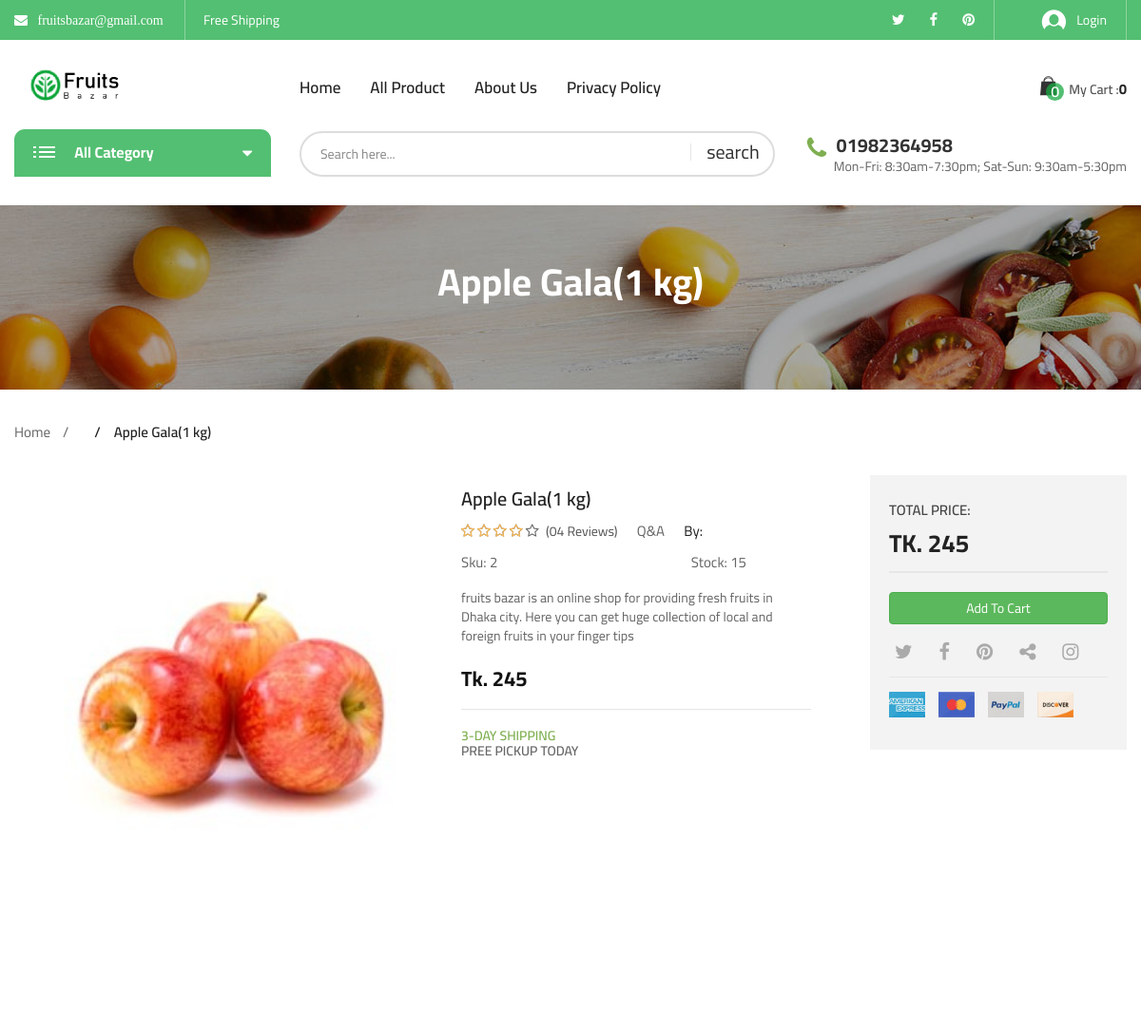
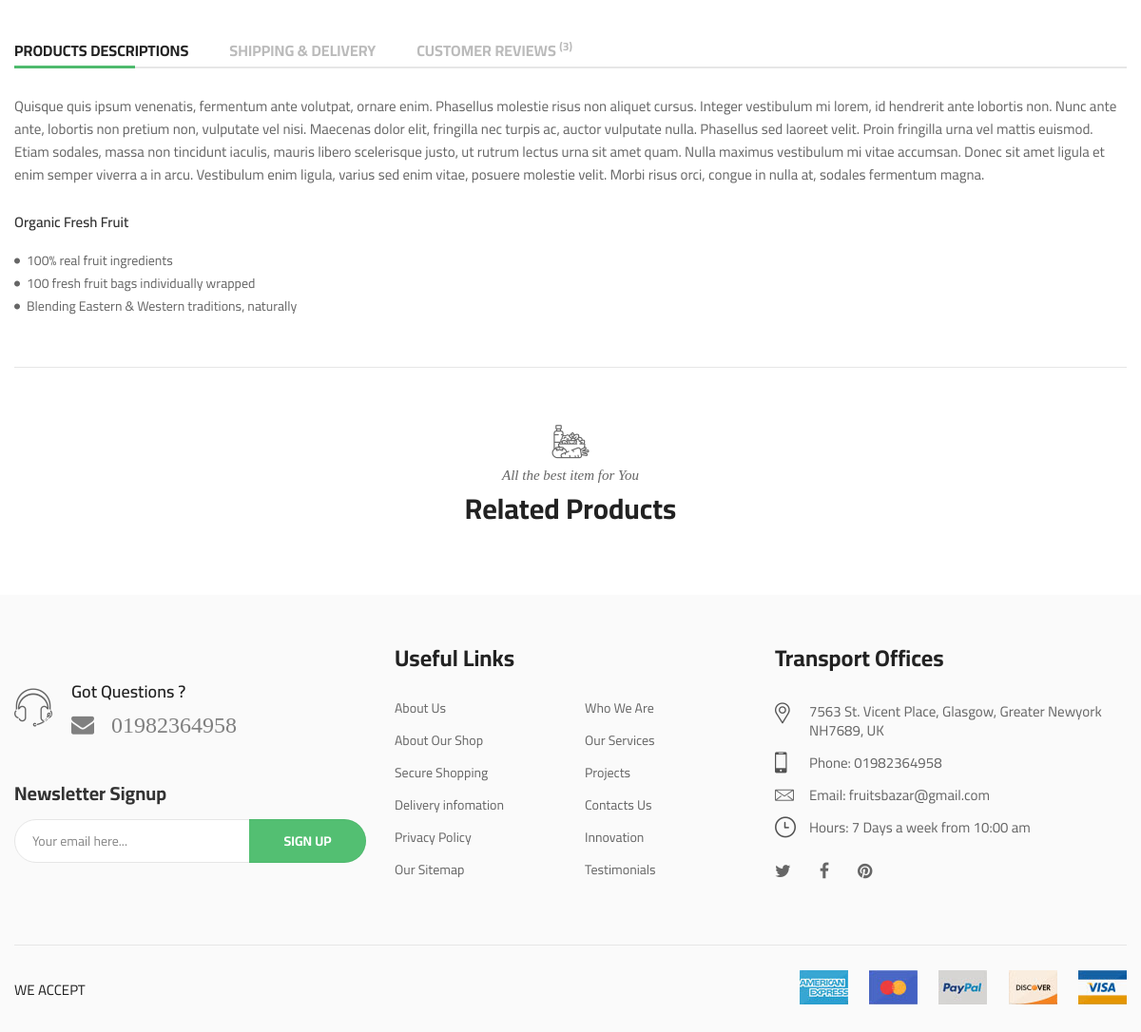
The page /single_product.php?status=singleproduct&&id=2 on the database its author committed (2 pictures, top to bottom).
### tables this page shows
CREATE TABLE `header_info` (
  `id` int(10) NOT NULL,
  `email` varchar(30) NOT NULL,
  `tweeter` varchar(500) NOT NULL,
  `fb_link` varchar(500) NOT NULL,
  `pinterest` varchar(500) NOT NULL,
  `phone` varchar(20) NOT NULL
);

CREATE TABLE `add_logo` (
  `id` int(10) NOT NULL,
  `img` varchar(200) NOT NULL
);

CREATE TABLE `products` (
  `pdt_id` int(255) NOT NULL,
  `pdt_name` varchar(200) NOT NULL,
  `pdt_price` int(255) NOT NULL,
  `pdt_des` varchar(250) NOT NULL,
  `pdt_ctg` int(200) NOT NULL,
  `pdt_img` varchar(250) NOT NULL,
  `product_stock` int(5) NOT NULL,
  `pdt_status` tinyint(5) NOT NULL
);

### single_product.php (the view, shortened to what the rows shown need)
<?php
include_once("admin/class/adminback.php");
$obj = new adminback();
if (isset($_GET['status'])) {
    $pdtId = $_GET['id'];
    if ($_GET['status'] == 'singleproduct') {
        $pdt_info = $obj->display_product_byId($pdtId);
        $pdt_fetch = mysqli_fetch_assoc($pdt_info);
        $pro_datas = array();
        $pro_datas[] = $pdt_fetch;
    }
}
?>
<?php
include_once("includes/head.php");
?>
<body class="biolife-body">
    <header id="header" class="header-area style-01 layout-03">
        <?php
        include_once("includes/header_top.php");
        ?>
        <?php
        include_once("includes/header_middle.php");
        ?>
        <?php
        include_once("includes/header_bottom.php");
        ?>
    </header>
    <div class="page-contain">
        <div id="main-content" class="main-content">
            <div class="hero-section hero-background">
                <h1 class="page-title">
                    <?php
                    foreach ($pro_datas as $pro_data) {
                        echo $pro_data['pdt_name'];
                    }
                    ?>
                </h1>
            </div>
            <div class="container">
                <nav class="biolife-nav">
                    <ul>
                        <li class="nav-item"><span class="current-page">
                                <?php
                                foreach ($pro_datas as $pro_data) {
                                    echo $pro_data['pdt_name'];
                                }
                                ?>
                            </span></li>
                    </ul>
                </nav>
            </div>
            <div class="container">
                <div class="page-contain single-product">
                    <div class="container">
                        <div id="main-content" class="main-content">
                            <?php
                            foreach ($pro_datas as $pro_data) {
                            ?>
                                <div>
                                    <form action="addtocart.php" method="POST">
                                        <div class="sumary-product single-layout">
                                            <div class="media">
                                                <ul class="biolife-carousel slider-for" data-slick='{"arrows":false,"dots":false,"slidesMargin":30,"slidesToShow":1,"slidesToScroll":1,"fade":true,"asNavFor":".slider-nav"}'>
                                                    <li><img src="admin/uploads/<?php echo $pro_data['pdt_img'] ?>" alt="" width="500" height="500"></li>
                                                </ul>
                                            </div>
                                            <div class="product-attribute">
                                                <h3 class="title"><?php echo $pro_data['pdt_name'] ?></h3>
                                                <div class="rating">
                                                    <p class="star-rating"><span class="width-80percent"></span></p>
                                                    <span class="review-count">(04 Reviews)</span>
                                                    <span class="qa-text">Q&A</span>
                                                    <b class="category">By: <?php echo $pro_data['ctg_name'] ?></b>
                                                </div>
                                                <span class="sku">Sku: <?php echo $pro_data['pdt_id'] ?></span>
                                                <span class="stock" style="margin-left: 200px;">Stock: <?php echo $pro_data['product_stock'] ?> </span>
                                                <p class="excerpt"><?php echo $pro_data['pdt_des'] ?></p>
                                                <div class="price">
                                                    <ins><span class="price-amount"><span class="currencySymbol">Tk. </span><?php echo $pro_data['pdt_price'] ?></span></ins>
                                                </div>
                                                <div class="shipping-info">
                                                    <p class="shipping-day">3-Day Shipping</p>
                                                    <p class="for-today">Pree Pickup Today</p>
                                                </div>
                                            </div>
                                            <div class="action-form">
                                                <div class="total-price-contain">
                                                    <span class="title">Total Price:</span>
                                                    <p class="price">Tk.
                                                        <?php
                                                        echo $pro_data['pdt_price'];
                                                        ?>
                                                    </p>
                                                </div>
                                                <div class="buttons">
                                                    <input type="submit" value="Add To Cart" class="btn btn-block btn-success" name="addtocart">
                                                </div>
                                    </form>
                                    <div class="social-media">
                                        <ul class="social-list">
                                            <li><a href="#" class="social-link"><i class="fa fa-twitter" aria-hidden="true"></i></a></li>
                                            <li><a href="www.facebook.com" class="social-link"><i class="fa fa-facebook" aria-hidden="true"></i></a></li>
                                            <li><a href="#" class="social-link"><i class="fa fa-pinterest" aria-hidden="true"></i></a></li>
                                            <li><a href="#" class="social-link"><i class="fa fa-share-alt" aria-hidden="true"></i></a></li>
                                            <li><a href="#" class="social-link"><i class="fa fa-instagram" aria-hidden="true"></i></a></li>
                                        </ul>
                                    </div>
                                    <div class="acepted-payment-methods">
                                        <ul class="payment-methods">
                                            <li><img src="assets/images/card1.jpg" alt="" width="51" height="36"></li>
                                            <li><img src="assets/images/card2.jpg" alt="" width="51" height="36"></li>
                                            <li><img src="assets/images/card3.jpg" alt="" width="51" height="36"></li>
                                            <li><img src="assets/images/card4.jpg" alt="" width="51" height="36"></li>
                                        </ul>
                                    </div>
                                </div>
                        </div>
                        <div class="product-tabs single-layout biolife-tab-contain">
                            <div class="tab-head">
                                <ul class="tabs">
                                    <li class="tab-element active"><a href="#tab_1st" class="tab-link">Products Descriptions</a></li>
                                    <li class="tab-element"><a href="#tab_3rd" class="tab-link">Shipping & Delivery</a></li>
                                    <li class="tab-element"><a href="#tab_4th" class="tab-link">Customer Reviews <sup>(3)</sup></a></li>
                                </ul>
                            </div>
                            <div class="tab-content">
                                <div id="tab_1st" class="tab-contain desc-tab active">
                                    <p class="desc">Quisque quis ipsum venenatis, fermentum ante volutpat, ornare enim. Phasellus molestie risus non aliquet cursus. Integer vestibulum mi lorem, id hendrerit ante lobortis non. Nunc ante ante, lobortis non pretium non, vulputate vel nisi. Maecenas dolor elit, fringilla nec turpis ac, auctor vulputate nulla. Phasellus sed laoreet velit.
                                        Proin fringilla urna vel mattis euismod. Etiam sodales, massa non tincidunt iaculis, mauris libero scelerisque justo, ut rutrum lectus urna sit amet quam. Nulla maximus vestibulum mi vitae accumsan. Donec sit amet ligula et enim semper viverra a in arcu. Vestibulum enim ligula, varius sed enim vitae, posuere molestie velit. Morbi risus orci, congue in nulla at, sodales fermentum magna.</p>
                                    <div class="desc-expand">
                                        <span class="title">Organic Fresh Fruit</span>
                                        <ul class="list">
                                            <li>100% real fruit ingredients</li>
                                            <li>100 fresh fruit bags individually wrapped</li>
                                            <li>Blending Eastern & Western traditions, naturally</li>
                                        </ul>
                                    </div>
                                </div>
                            </div>
                        </div>
                        <div class="product-related-box single-layout">
                            <div class="biolife-title-box lg-margin-bottom-26px-im">
                                <span class="biolife-icon icon-organic"></span>
                                <span class="subtitle">All the best item for You</span>
                                <h3 class="main-title">Related Products</h3>
                            </div>
                            <ul class="products-list biolife-carousel nav-center-02 nav-none-on-mobile" data-slick='{"rows":1,"arrows":true,"dots":false,"infinite":false,"speed":400,"slidesMargin":0,"slidesToShow":5, "responsive":[{"breakpoint":1200, "settings":{ "slidesToShow": 4}},{"breakpoint":992, "settings":{ "slidesToShow": 3, "slidesMargin":20 }},{"breakpoint":768, "settings":{ "slidesToShow": 2, "slidesMargin":10}}]}'>
                            </ul>
                        </div>
                    </div>
                <?php } ?>
                </div>
            </div>
        </div>
    </div>
    <?php
    include_once("includes/footer.php");
    ?>
</body>
</html>

### includes/header_top.php (shortened to what the rows shown need)
<?php
$obj= new adminback();
    $links = $obj->display_links();
?>
<div class="header-top bg-main hidden-xs">
            <div class="container">
                <div class="top-bar left">
                    <ul class="horizontal-menu">
                        <?php
                        while( $link = mysqli_fetch_assoc($links)){?>
                        <li>
                            <a class="fa fa-envelope" href="" > &nbsp;
                           <?php  echo $link['email'];  ?>
                          </a></li>
                        <li><a href="#">Free Shipping</a></li>
                    </ul>
                </div>
                <div class="top-bar right">
                    <ul class="social-list">
                        <li><a href="#<?php  echo $link['tweeter'];  ?>"><i class="fa fa-twitter" aria-hidden="true"></i></a></li>
                        <li><a href="#<?php  echo $link['fb_link'];  ?>"><i class="fa fa-facebook" aria-hidden="true"></i></a></li>
                        <li><a href="#<?php  echo $link['pinterest'];  ?>"><i class="fa fa-pinterest" aria-hidden="true"></i></a></li>
                               <?php } ?>
                    </ul>
                </div>
            </div>
        </div>

### includes/header_middle.php (shortened to what the rows shown need)
<?php
    $obj=new adminback();
   $logo_info = $obj->display_logo();
?>
<div class="header-middle biolife-sticky-object ">
    <div class="container">
        <div class="row">
            <div class="col-lg-3 col-md-2 col-md-6 col-xs-6">
                <a href="index.php" class="biolife-logo">
    <?php while($logo = mysqli_fetch_assoc( $logo_info)) {
        ?>
                    <img src="admin/uploads/<?php echo $logo['img']; ?>" alt="biolife logo" width="135" height="36">
                </a>
            <?php } ?>
            </div>
        </div>
    </div>
</div>

### includes/header_bottom.php (shortened to what the rows shown need)
<?php
$obj = new adminback();
$links = $obj->display_links();
$link = mysqli_fetch_assoc($links);
?>
<div class="header-bottom hidden-sm hidden-xs">
    <div class="container">
        <div class="row">
            <div class="col-lg-9 col-md-8 padding-top-2px">
                <div class="live-info">
                    <p class="telephone"><i class="fa fa-phone" aria-hidden="true"></i><b class="phone-number"> <?php echo $link['phone'] ?> </b></p>
                </div>
            </div>
        </div>
    </div>
</div>

### includes/footer.php (shortened to what the rows shown need)
<?php
$obj= new adminback();
    $links = $obj->display_links();
    $link = mysqli_fetch_assoc($links);
?>
<footer id="footer" class="footer layout-03">
        <div class="footer-content background-footer-03">
            <div class="container">
                <div class="row">
                    <div class="col-lg-4 col-md-4 col-sm-9">
                        <section class="footer-item">
                            <div class="footer-phone-info">
                                <p class="r-info">
                                    <span class="h4"> <a class="fa fa-envelope" href="#" style="color: gray; font-size:24px"> &nbsp;
                           <?php
                             echo $link['phone'];
                             ?>
                          </a></span>
                                </p>
                            </div>
                        </section>
                    </div>
                    <div class="col-lg-4 col-md-4 col-sm-6 md-margin-top-5px sm-margin-top-50px xs-margin-top-40px">
                        <section class="footer-item">
                            <div class="contact-info-block footer-layout xs-padding-top-10px">
                                <ul class="contact-lines">
                                    <li>
                                        <p class="info-item">
                                            <i class="biolife-icon icon-phone"></i>
                                            <b class="desc">Phone: <?php echo $link['phone'] ?></b>
                                        </p>
                                    </li>
                                    <li>
                                        <p class="info-item">
                                            <i class="biolife-icon icon-letter"></i>
                                            <b class="desc">Email:  <?php echo $link['email'] ?></b>
                                        </p>
                                    </li>
                                </ul>
                            </div>
                        </section>
                    </div>
                </div>
            </div>
        </div>
    </footer>

### rows shown on the page
header_info: email "fruitsbazar@gmail.com", phone "01982364958"
add_logo: img (picture)
products: pdt_name "Apple Gala(1 kg)", pdt_img (picture), pdt_id "2", product_stock "15", pdt_des "fruits bazar is an online shop for providing fresh fruits in Dhaka city. Here you can get huge collection of local and foreign fruits in your finger tips", pdt_price "245"
